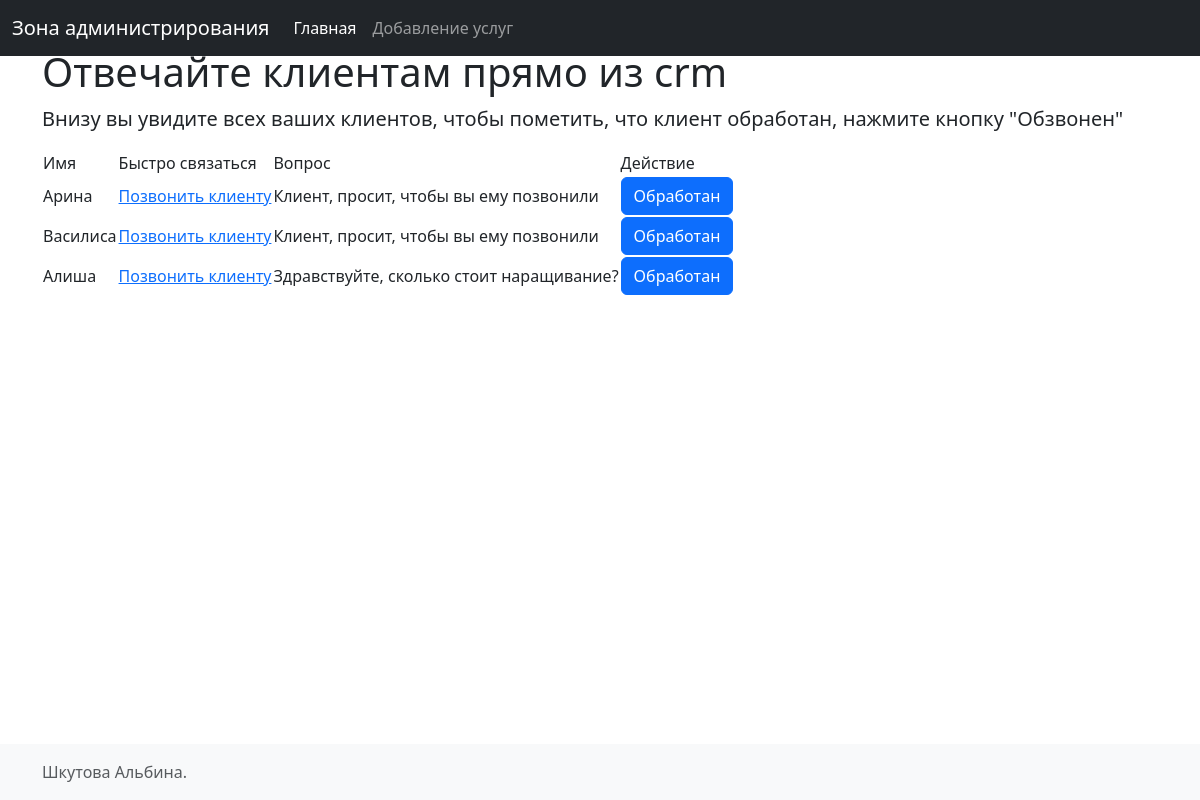
/admin/index.php (signed in), run on the app's committed database.
### tables this page shows
CREATE TABLE `call` (
  `id` int(11) NOT NULL,
  `name` varchar(124) NOT NULL,
  `phone` varchar(124) NOT NULL,
  `is_answer` varchar(1) NOT NULL DEFAULT '0'
);

CREATE TABLE `feedback` (
  `id` int(11) NOT NULL,
  `name` varchar(124) NOT NULL,
  `phone` varchar(100) NOT NULL,
  `question` text NOT NULL,
  `is_answer` text NOT NULL DEFAULT '0'
);

### admin/index.php (the view, shortened to what this page needs)
<?php
include '../system/init.php';
?>
<!doctype html>
<html lang="en" class="h-100">
  <head>
<link href="https://getbootstrap.com/docs/5.3/dist/css/bootstrap.min.css" rel="stylesheet">
    <link href="https://getbootstrap.com/docs/5.3/examples/sticky-footer-navbar/sticky-footer-navbar.css" rel="stylesheet">
  </head>
  <body class="d-flex flex-column h-100">
<header>
  <nav class="navbar navbar-expand-md navbar-dark fixed-top bg-dark">
    <div class="container-fluid">
      <a class="navbar-brand" href="#">Зона администрирования</a>
      <div class="collapse navbar-collapse" id="navbarCollapse">
        <ul class="navbar-nav me-auto mb-2 mb-md-0">
          <li class="nav-item">
            <a class="nav-link active" aria-current="page" href="./index.php">Главная</a>
          </li>
          <li class="nav-item">
            <a class="nav-link" href="./new_service.php">Добавление услуг</a>
          </li>
        </ul>
      </div>
    </div>
  </nav>
</header>
<main class="flex-shrink-0">
  <div class="container">
    <h1 class="mt-5">Отвечайте клиентам прямо из crm</h1>
    <p class="lead">Внизу вы увидите всех ваших клиентов, чтобы пометить, что клиент обработан, нажмите кнопку "Обзвонен"</p>
    <table>
    <tr>
        <td>Имя</td>
        <td>Быстро связаться</td>
        <td>Вопрос</td>
        <td>Действие</td>
    </tr>
    <?php
        $query = mysqli_query($link, "SELECT * from `call` where `is_answer` = 'n'");
        $result = mysqli_fetch_all($query, MYSQLI_ASSOC);
        if(empty($result)){
        } else {
            foreach($result as $item){
                echo '<tr>';
                echo '<td>'.$item['name'].'</td>';
                echo '<td><a href="tel:'.$item['phone'].'">Позвонить клиенту</a></td>';
                if(isset($item['question'])){
                    echo '<td>'.$item['question'].'</td>';
                } else {
                    echo '<td>Клиент, просит, чтобы вы ему позвонили</td>';
                }
                ?>
                <td>
                <form method="POST" action="./index.php">
                    <input class="btn btn-primary" name="go" type="submit" value="Обработан">
                </form>
                </td>
                <?
                echo '</tr>';
            }
        }
    ?>
        <?php
        $query = mysqli_query($link, "SELECT * from `feedback` where `is_answer` = 0");
        $result = mysqli_fetch_all($query, MYSQLI_ASSOC);
        if(empty($result)){
            echo '<b>Надеюсь, сообщений никаких нету</b>';
        } else {
            foreach($result as $item){
                echo '<tr>';
                echo '<td>'.$item['name'].'</td>';
                echo '<td><a href="tel:'.$item['phone'].'">Позвонить клиенту</a></td>';
                if(isset($item['question'])){
                    echo '<td>'.$item['question'].'</td>';
                } else {
                    echo '<td>Клиент, просит, чтобы вы ему позвонили</td>';
                }
                ?>
                <td>
                <form method="POST" action="./index.php">
                    <input class="btn btn-primary" name="not" type="submit" value="Обработан">
                </form>
                </td>
                <?
                echo '</tr>';
            }
        }
    ?>
</table>
</div>
</main>
<footer class="footer mt-auto py-3 bg-light">
  <div class="container">
    <span class="text-muted">Шкутова Альбина.</span>
  </div>
</footer>
  </body>
</html>

### data on the page
call: name "Арина"
call: name "Василиса"
feedback: name "Алиша", question "Здравствуйте, сколько стоит наращивание?"
